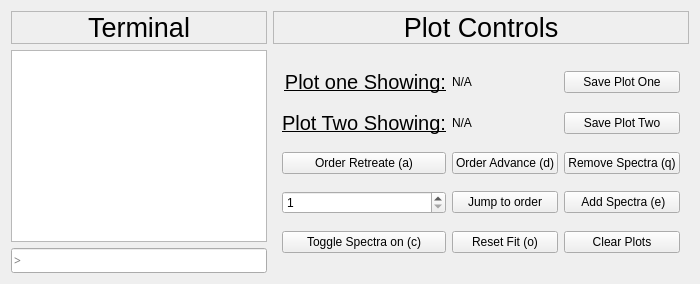
     <widget class="QWidget" name="PlotViewer" native="true">
      <property name="enabled">
       <bool>true</bool>
      </property>
      <property name="sizePolicy">
       <sizepolicy hsizetype="Preferred" vsizetype="Preferred">
        <horstretch>0</horstretch>
        <verstretch>0</verstretch>
       </sizepolicy>
      </property>
      <layout class="QGridLayout" name="gridLayout_4">
       <item row="2" column="1">
        <widget class="QLineEdit" name="Command">
         <property name="sizePolicy">
          <sizepolicy hsizetype="Minimum" vsizetype="Fixed">
           <horstretch>0</horstretch>
           <verstretch>0</verstretch>
          </sizepolicy>
         </property>
         <property name="font">
          <font>
           <family>Monaco</family>
          </font>
         </property>
         <property name="placeholderText">
          <string>&gt;</string>
         </property>
        </widget>
       </item>
       <item row="1" column="1">
        <widget class="QTextBrowser" name="Terminal">
         <property name="sizePolicy">
          <sizepolicy hsizetype="Minimum" vsizetype="Minimum">
           <horstretch>0</horstretch>
           <verstretch>0</verstretch>
          </sizepolicy>
         </property>
         <property name="font">
          <font>
           <family>Monaco</family>
          </font>
         </property>
        </widget>
       </item>
       <item row="0" column="1">
        <widget class="QLabel" name="TerminalLabel">
         <property name="sizePolicy">
          <sizepolicy hsizetype="Minimum" vsizetype="Maximum">
           <horstretch>0</horstretch>
           <verstretch>0</verstretch>
          </sizepolicy>
         </property>
         <property name="font">
          <font>
           <family>Helvetica</family>
           <pointsize>20</pointsize>
          </font>
         </property>
         <property name="frameShape">
          <enum>QFrame::StyledPanel</enum>
         </property>
         <property name="text">
          <string>Terminal</string>
         </property>
         <property name="alignment">
          <set>Qt::AlignCenter</set>
         </property>
        </widget>
       </item>
       <item row="0" column="2">
        <widget class="QLabel" name="PlotControllabel">
         <property name="sizePolicy">
          <sizepolicy hsizetype="Preferred" vsizetype="Maximum">
           <horstretch>0</horstretch>
           <verstretch>0</verstretch>
          </sizepolicy>
         </property>
         <property name="font">
          <font>
           <family>Helvetica</family>
           <pointsize>20</pointsize>
          </font>
         </property>
         <property name="frameShape">
          <enum>QFrame::StyledPanel</enum>
         </property>
         <property name="text">
          <string>Plot Controls</string>
         </property>
         <property name="alignment">
          <set>Qt::AlignCenter</set>
         </property>
        </widget>
       </item>
       <item row="1" column="2" rowspan="2">
        <widget class="QWidget" name="PlotControls" native="true">
         <layout class="QGridLayout" name="gridLayout_16">
          <item row="1" column="0">
           <widget class="QLabel" name="PlotTwoShowingLabel">
            <property name="sizePolicy">
             <sizepolicy hsizetype="Preferred" vsizetype="Maximum">
              <horstretch>0</horstretch>
              <verstretch>0</verstretch>
             </sizepolicy>
            </property>
            <property name="font">
             <font>
              <family>Helvetica</family>
              <pointsize>15</pointsize>
              <underline>true</underline>
             </font>
            </property>
            <property name="text">
             <string>Plot Two Showing:</string>
            </property>
            <property name="alignment">
             <set>Qt::AlignRight|Qt::AlignTrailing|Qt::AlignVCenter</set>
            </property>
           </widget>
          </item>
          <item row="1" column="2">
           <widget class="QPushButton" name="SavePlotTwo">
            <property name="text">
             <string>Save Plot Two</string>
            </property>
           </widget>
          </item>
          <item row="0" column="2">
           <widget class="QPushButton" name="SavePlotOne">
            <property name="text">
             <string>Save Plot One</string>
            </property>
           </widget>
          </item>
          <item row="0" column="1">
           <widget class="QLabel" name="WhatIsOnPlotOne">
            <property name="sizePolicy">
             <sizepolicy hsizetype="Preferred" vsizetype="Maximum">
              <horstretch>0</horstretch>
              <verstretch>0</verstretch>
             </sizepolicy>
            </property>
            <property name="text">
             <string>N/A</string>
            </property>
           </widget>
          </item>
          <item row="4" column="1">
           <widget class="QPushButton" name="JumpToOrder">
            <property name="text">
             <string>Jump to order</string>
            </property>
           </widget>
          </item>
          <item row="1" column="1">
           <widget class="QLabel" name="WhatIsOnePlotTwo">
            <property name="sizePolicy">
             <sizepolicy hsizetype="Preferred" vsizetype="Maximum">
              <horstretch>0</horstretch>
              <verstretch>0</verstretch>
             </sizepolicy>
            </property>
            <property name="text">
             <string>N/A</string>
            </property>
           </widget>
          </item>
          <item row="2" column="1">
           <widget class="QPushButton" name="OrderAdvance">
            <property name="text">
             <string>Order Advance (d)</string>
            </property>
           </widget>
          </item>
          <item row="0" column="0">
           <widget class="QLabel" name="PlotOneShowingLabel">
            <property name="sizePolicy">
             <sizepolicy hsizetype="Preferred" vsizetype="Maximum">
              <horstretch>0</horstretch>
              <verstretch>0</verstretch>
             </sizepolicy>
            </property>
            <property name="font">
             <font>
              <family>Helvetica</family>
              <pointsize>15</pointsize>
              <underline>true</underline>
             </font>
            </property>
            <property name="text">
             <string>Plot one Showing:</string>
            </property>
            <property name="alignment">
             <set>Qt::AlignRight|Qt::AlignTrailing|Qt::AlignVCenter</set>
            </property>
           </widget>
          </item>
          <item row="2" column="0">
           <widget class="QPushButton" name="OrderRetreate">
            <property name="text">
             <string>Order Retreate (a)</string>
            </property>
           </widget>
          </item>
          <item row="4" column="0">
           <widget class="QSpinBox" name="OrderToGoTo">
            <property name="minimum">
             <number>1</number>
            </property>
            <property name="maximum">
             <number>62</number>
            </property>
           </widget>
          </item>
          <item row="5" column="0">
           <widget class="QPushButton" name="ToggleSpectra">
            <property name="text">
             <string>Toggle Spectra on (c)</string>
            </property>
           </widget>
          </item>
          <item row="5" column="1">
           <widget class="QPushButton" name="ReastFit">
            <property name="text">
             <string>Reset Fit (o)</string>
            </property>
           </widget>
          </item>
          <item row="2" column="2">
           <widget class="QPushButton" name="RemoveSpectra">
            <property name="text">
             <string>Remove Spectra (q)</string>
            </property>
           </widget>
          </item>
          <item row="4" column="2">
           <widget class="QPushButton" name="AddSpectra">
            <property name="text">
             <string> Add Spectra (e)</string>
            </property>
           </widget>
          </item>
          <item row="5" column="2">
           <widget class="QPushButton" name="ClearPlots">
            <property name="text">
             <string>Clear Plots</string>
            </property>
           </widget>
          </item>
         </layout>
        </widget>
       </item>
      </layout>
     </widget>
